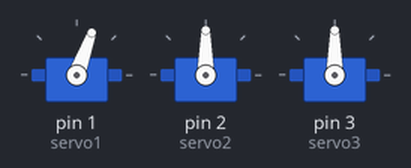
Bench run of a sketch on a simulated Arduino Uno, built with avr-gcc and run on an emulated ATmega328P. On the bench: 3 × servo.

Above: at 0.05 s.
At 1.9 s:
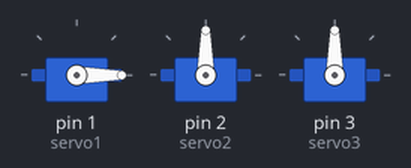
At 2.8 s:
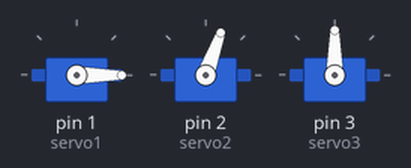
At 3.75 s:
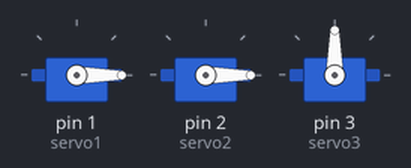
At 5.5 s:
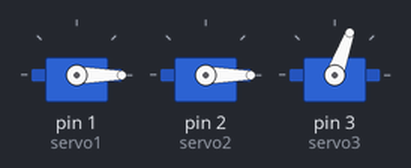
At 7.5 s:
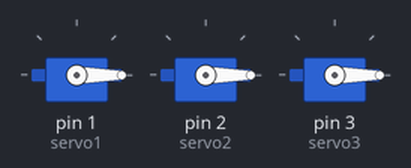
Timing chart, 0 to 9.8 s (numbered marks = the images above):
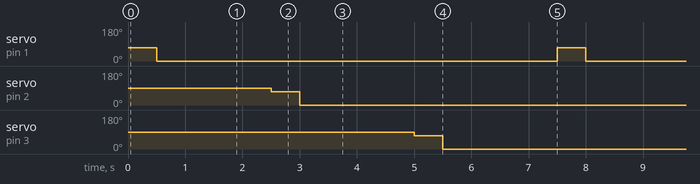

Measured:
- by itself, servo on pin 1 (servo1), servo on pin 2 (servo2), servo on pin 3 (servo3): alternates 70° for 0.50 s and 0° for 7.0 s

The sketch:

servoprog.ino
```cpp
#include <Servo.h>

Servo servo1;
Servo servo2;
Servo servo3;

void setup() {
  servo1.attach(1);
  servo2.attach(2);
  servo3.attach(3);
}

void loop() {
  servo1.write(70);
  delay(500);
  servo1.write(0);
  delay(2000);

  servo2.write(70);
  delay(500);
  servo2.write(0);
  delay(2000);

  servo3.write(70);
  delay(500);
  servo3.write(0);
  delay(2000);
}
```
